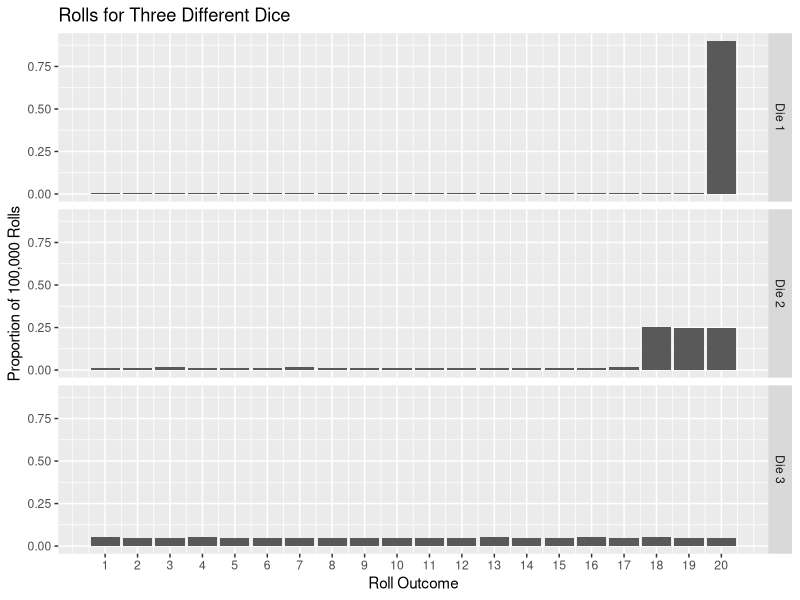

Here is the R script that generated this plot:
#### Relate Variability to Uncertainty and Predictability ####

# Importing necessary libraries
library(tidyverse)

# Perform simulations
set.seed(1234)
n <- 1e5
x5 <- sample(1:20, size = n, replace = T)
x3 <- sample(1:20, size = n, prob = c(rep(0.005263158, times = 19), .9), replace = T)
x4 <- sample(1:20, size = n, prob = c(rep(0.01470588, times = 17), .25, .25, .25), replace = T)

# Organize results into a data frame
d <- data.frame(
  rolls = c(x3, x4, x5),
  die = c(rep("Die 1", n), rep("Die 2", n), rep("Die 3", n))
)

# Plot results
d %>%
  ggplot(aes(x = rolls, y = after_stat(prop), group = 1)) +
  geom_bar() +
  facet_grid(die~.) +
  ylab("Proportion of 100,000 Rolls") +
  xlab("Roll Outcome") +
  ggtitle("Rolls for Three Different Dice") +
  scale_x_continuous(
    breaks = 1:20,
    labels = 1:20
  )